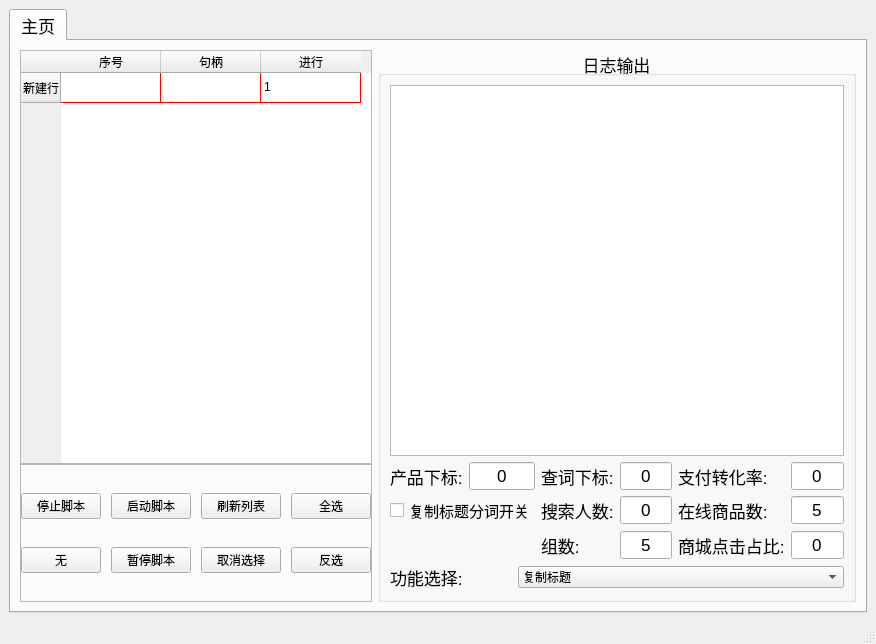
<?xml version="1.0" encoding="UTF-8"?>
<ui version="4.0">
 <class>MainWindow</class>
 <widget class="QMainWindow" name="MainWindow">
  <property name="geometry">
   <rect>
    <x>0</x>
    <y>0</y>
    <width>876</width>
    <height>644</height>
   </rect>
  </property>
  <property name="windowTitle">
   <string>QQ中控</string>
  </property>
  <widget class="QWidget" name="centralwidget">
   <layout class="QVBoxLayout" name="verticalLayout">
    <item>
     <widget class="QTabWidget" name="tabWidget">
      <property name="font">
       <font>
        <pointsize>13</pointsize>
       </font>
      </property>
      <property name="currentIndex">
       <number>0</number>
      </property>
      <widget class="QWidget" name="tab">
       <attribute name="title">
        <string>主页</string>
       </attribute>
       <layout class="QHBoxLayout" name="horizontalLayout_3">
        <item>
         <layout class="QVBoxLayout" name="verticalLayout_6" stretch="6,2">
          <property name="spacing">
           <number>0</number>
          </property>
          <property name="topMargin">
           <number>0</number>
          </property>
          <property name="bottomMargin">
           <number>0</number>
          </property>
          <item>
           <widget class="QTableWidget" name="table_emulator">
            <property name="font">
             <font>
              <pointsize>9</pointsize>
             </font>
            </property>
            <property name="styleSheet">
             <string notr="true">gridline-color: rgb(255, 0, 0)</string>
            </property>
            <property name="lineWidth">
             <number>0</number>
            </property>
            <property name="alternatingRowColors">
             <bool>true</bool>
            </property>
            <property name="selectionMode">
             <enum>QAbstractItemView::MultiSelection</enum>
            </property>
            <property name="selectionBehavior">
             <enum>QAbstractItemView::SelectRows</enum>
            </property>
            <property name="textElideMode">
             <enum>Qt::ElideRight</enum>
            </property>
            <property name="showGrid">
             <bool>true</bool>
            </property>
            <property name="gridStyle">
             <enum>Qt::SolidLine</enum>
            </property>
            <property name="sortingEnabled">
             <bool>false</bool>
            </property>
            <attribute name="horizontalHeaderVisible">
             <bool>true</bool>
            </attribute>
            <attribute name="horizontalHeaderCascadingSectionResizes">
             <bool>false</bool>
            </attribute>
            <attribute name="horizontalHeaderMinimumSectionSize">
             <number>15</number>
            </attribute>
            <attribute name="verticalHeaderMinimumSectionSize">
             <number>15</number>
            </attribute>
            <row>
             <property name="text">
              <string>新建行</string>
             </property>
            </row>
            <column>
             <property name="text">
              <string>序号</string>
             </property>
            </column>
            <column>
             <property name="text">
              <string>句柄</string>
             </property>
            </column>
            <column>
             <property name="text">
              <string>进行</string>
             </property>
            </column>
            <item row="0" column="2">
             <property name="text">
              <string>1</string>
             </property>
            </item>
           </widget>
          </item>
          <item>
           <widget class="QStackedWidget" name="stackedWidget">
            <property name="font">
             <font>
              <pointsize>9</pointsize>
             </font>
            </property>
            <property name="frameShape">
             <enum>QFrame::StyledPanel</enum>
            </property>
            <property name="frameShadow">
             <enum>QFrame::Raised</enum>
            </property>
            <property name="lineWidth">
             <number>1</number>
            </property>
            <property name="currentIndex">
             <number>0</number>
            </property>
            <widget class="QWidget" name="page">
             <layout class="QGridLayout" name="gridLayout_4" rowstretch="0,0,0,0" columnstretch="0,0,0,0,0,0">
              <property name="leftMargin">
               <number>0</number>
              </property>
              <property name="topMargin">
               <number>0</number>
              </property>
              <property name="rightMargin">
               <number>0</number>
              </property>
              <property name="bottomMargin">
               <number>0</number>
              </property>
              <property name="horizontalSpacing">
               <number>10</number>
              </property>
              <property name="verticalSpacing">
               <number>0</number>
              </property>
              <item row="2" column="5">
               <widget class="QPushButton" name="btn_select_all">
                <property name="text">
                 <string>全选</string>
                </property>
               </widget>
              </item>
              <item row="3" column="5">
               <widget class="QPushButton" name="btn_select_invert">
                <property name="text">
                 <string>反选</string>
                </property>
               </widget>
              </item>
              <item row="3" column="3">
               <widget class="QPushButton" name="btn_select_cancel">
                <property name="text">
                 <string>取消选择</string>
                </property>
               </widget>
              </item>
              <item row="2" column="0">
               <widget class="QPushButton" name="btn_stop_script">
                <property name="text">
                 <string>停止脚本</string>
                </property>
               </widget>
              </item>
              <item row="2" column="1">
               <widget class="QPushButton" name="btn_startup_script">
                <property name="text">
                 <string>启动脚本</string>
                </property>
               </widget>
              </item>
              <item row="3" column="0">
               <widget class="QPushButton" name="btn_hide_window">
                <property name="text">
                 <string>无</string>
                </property>
               </widget>
              </item>
              <item row="3" column="1">
               <widget class="QPushButton" name="btn_pause_script">
                <property name="text">
                 <string>暂停脚本</string>
                </property>
               </widget>
              </item>
              <item row="2" column="3">
               <widget class="QPushButton" name="btn_refresh_table">
                <property name="text">
                 <string>刷新列表</string>
                </property>
               </widget>
              </item>
             </layout>
            </widget>
            <widget class="QWidget" name="page_2">
             <layout class="QGridLayout" name="gridLayout_6">
              <item row="0" column="0">
               <widget class="QLabel" name="label_7">
                <property name="text">
                 <string/>
                </property>
               </widget>
              </item>
             </layout>
            </widget>
           </widget>
          </item>
         </layout>
        </item>
        <item>
         <widget class="QGroupBox" name="groupBox">
          <property name="title">
           <string>日志输出</string>
          </property>
          <property name="alignment">
           <set>Qt::AlignCenter</set>
          </property>
          <layout class="QGridLayout" name="gridLayout_2">
           <item row="6" column="0" colspan="6">
            <layout class="QHBoxLayout" name="horizontalLayout_4" stretch="3,8">
             <item>
              <widget class="QLabel" name="label_3">
               <property name="text">
                <string>功能选择:</string>
               </property>
              </widget>
             </item>
             <item>
              <widget class="QComboBox" name="cmb_fun_switch">
               <property name="font">
                <font>
                 <pointsize>9</pointsize>
                </font>
               </property>
               <item>
                <property name="text">
                 <string>复制标题</string>
                </property>
               </item>
               <item>
                <property name="text">
                 <string>批量查词</string>
                </property>
               </item>
               <item>
                <property name="text">
                 <string>拆分词根</string>
                </property>
               </item>
              </widget>
             </item>
            </layout>
           </item>
           <item row="1" column="2">
            <widget class="QLabel" name="label_2">
             <property name="text">
              <string>查词下标:</string>
             </property>
            </widget>
           </item>
           <item row="2" column="4">
            <widget class="QLabel" name="label_8">
             <property name="text">
              <string>在线商品数:</string>
             </property>
            </widget>
           </item>
           <item row="0" column="0" colspan="6">
            <widget class="QTextBrowser" name="text_console">
             <property name="font">
              <font>
               <pointsize>14</pointsize>
              </font>
             </property>
             <property name="html">
              <string>&lt;!DOCTYPE HTML PUBLIC &quot;-//W3C//DTD HTML 4.0//EN&quot; &quot;http://www.w3.org/TR/REC-html40/strict.dtd&quot;&gt;
&lt;html&gt;&lt;head&gt;&lt;meta name=&quot;qrichtext&quot; content=&quot;1&quot; /&gt;&lt;style type=&quot;text/css&quot;&gt;
p, li { white-space: pre-wrap; }
&lt;/style&gt;&lt;/head&gt;&lt;body style=&quot; font-family:'Sans Serif'; font-size:14pt; font-weight:400; font-style:normal;&quot;&gt;
&lt;p style=&quot;-qt-paragraph-type:empty; margin-top:0px; margin-bottom:0px; margin-left:0px; margin-right:0px; -qt-block-indent:0; text-indent:0px; font-size:9pt;&quot;&gt;&lt;br /&gt;&lt;/p&gt;&lt;/body&gt;&lt;/html&gt;</string>
             </property>
            </widget>
           </item>
           <item row="1" column="0">
            <widget class="QLabel" name="label">
             <property name="text">
              <string>产品下标:</string>
             </property>
            </widget>
           </item>
           <item row="1" column="3">
            <widget class="QLineEdit" name="input_search_word_index">
             <property name="text">
              <string>0</string>
             </property>
             <property name="alignment">
              <set>Qt::AlignCenter</set>
             </property>
            </widget>
           </item>
           <item row="2" column="5">
            <widget class="QLineEdit" name="input_online_product">
             <property name="text">
              <string>5</string>
             </property>
             <property name="alignment">
              <set>Qt::AlignCenter</set>
             </property>
            </widget>
           </item>
           <item row="1" column="1">
            <widget class="QLineEdit" name="input_product_index">
             <property name="text">
              <string>0</string>
             </property>
             <property name="alignment">
              <set>Qt::AlignCenter</set>
             </property>
            </widget>
           </item>
           <item row="3" column="4">
            <widget class="QLabel" name="label_9">
             <property name="text">
              <string>商城点击占比:</string>
             </property>
            </widget>
           </item>
           <item row="3" column="5">
            <widget class="QLineEdit" name="input_gdp">
             <property name="text">
              <string>0</string>
             </property>
             <property name="alignment">
              <set>Qt::AlignCenter</set>
             </property>
            </widget>
           </item>
           <item row="1" column="4">
            <widget class="QLabel" name="label_6">
             <property name="text">
              <string>支付转化率:</string>
             </property>
            </widget>
           </item>
           <item row="1" column="5">
            <widget class="QLineEdit" name="input_pay">
             <property name="text">
              <string>0</string>
             </property>
             <property name="alignment">
              <set>Qt::AlignCenter</set>
             </property>
            </widget>
           </item>
           <item row="2" column="2">
            <widget class="QLabel" name="label_5">
             <property name="text">
              <string>搜索人数:</string>
             </property>
            </widget>
           </item>
           <item row="2" column="3">
            <widget class="QLineEdit" name="input_search_number">
             <property name="text">
              <string>0</string>
             </property>
             <property name="alignment">
              <set>Qt::AlignCenter</set>
             </property>
            </widget>
           </item>
           <item row="3" column="2">
            <widget class="QLabel" name="label_4">
             <property name="text">
              <string>组数:</string>
             </property>
            </widget>
           </item>
           <item row="3" column="3">
            <widget class="QLineEdit" name="input_group_number">
             <property name="text">
              <string>5</string>
             </property>
             <property name="alignment">
              <set>Qt::AlignCenter</set>
             </property>
            </widget>
           </item>
           <item row="2" column="0" colspan="2">
            <widget class="QCheckBox" name="checkbox_cut_enable">
             <property name="font">
              <font>
               <pointsize>11</pointsize>
              </font>
             </property>
             <property name="text">
              <string>复制标题分词开关</string>
             </property>
             <property name="tristate">
              <bool>false</bool>
             </property>
            </widget>
           </item>
          </layout>
         </widget>
        </item>
       </layout>
      </widget>
     </widget>
    </item>
   </layout>
  </widget>
  <widget class="QStatusBar" name="statusbar"/>
 </widget>
 <resources/>
 <connections/>
</ui>
